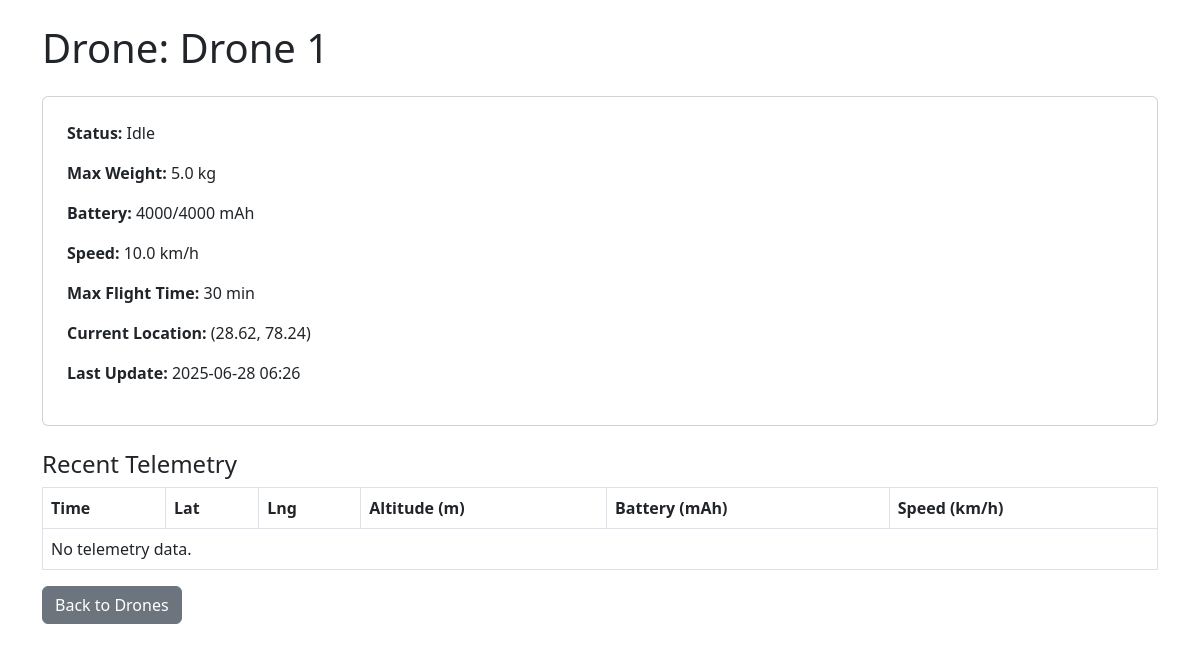
The page /drone/drones/1/ on the database as committed earlier.
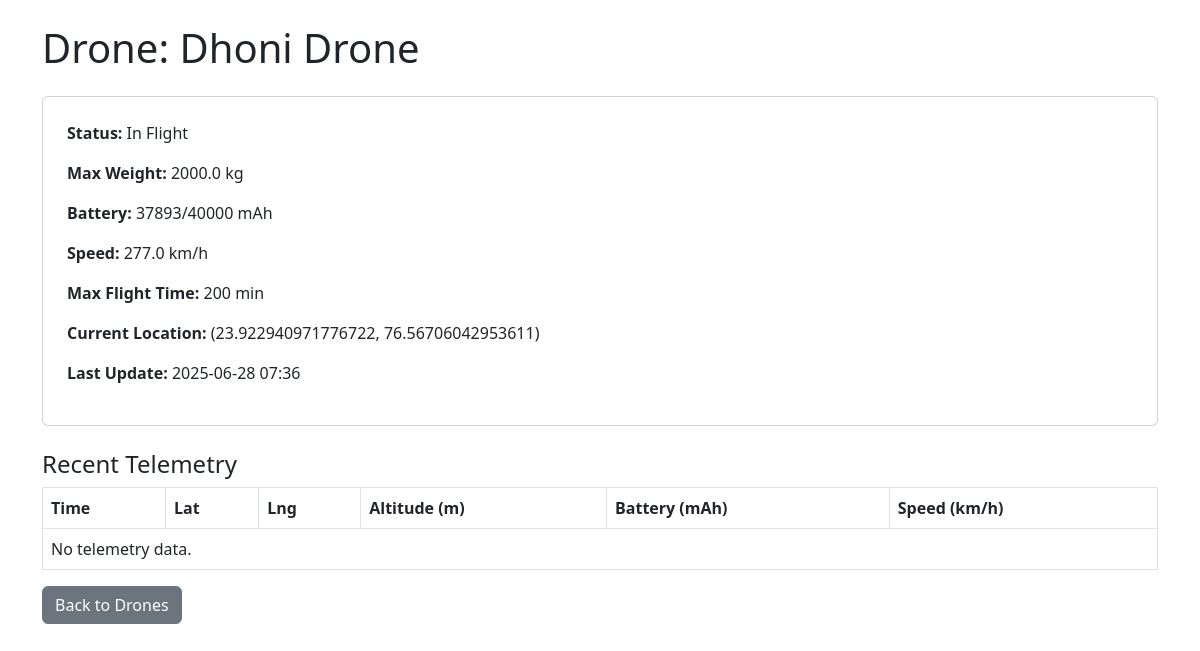
The same page on the database as committed later.
### inventory/models.py (models this page shows, shortened)
class Drone(models.Model):
    STATUS_CHOICES = [
        ('idle', 'Idle'),
        ('charging', 'Charging'),
        ('in_flight', 'In Flight'),
        ('maintenance', 'Maintenance'),
        ('offline', 'Offline'),
    ]
    name = models.CharField(max_length=100)
    max_weight_kg = models.FloatField()
    battery_capacity_mah = models.IntegerField()
    current_battery_mah = models.IntegerField()
    speed_kmph = models.FloatField()
    max_flight_time_min = models.IntegerField()
    altitude_m = models.FloatField(default=0)
    status = models.CharField(max_length=20, choices=STATUS_CHOICES, default='idle')
    current_lat = models.FloatField(null=True, blank=True)
    current_lng = models.FloatField(null=True, blank=True)
    last_update = models.DateTimeField(auto_now=True)

### inventory/views.py (the view)
# urls.py: path('drones/<int:drone_id>/', views.drone_detail, name='drone_detail'),
def drone_detail(request, drone_id):
    drone = get_object_or_404(Drone, id=drone_id)
    return render(request, 'drone/drone_detail.html', {'drone': drone})

### templates/drone/drone_detail.html (shortened to what this page needs)
<!DOCTYPE html>
<html>
<head>
    <link rel="stylesheet" href="https://cdn.jsdelivr.net/npm/bootstrap@5.3.0/dist/css/bootstrap.min.css">
</head>
<body class="container py-4">
    <h1 class="mb-4">Drone: {{ drone.name }}</h1>
    <div class="card p-4 mb-4">
        <p><strong>Status:</strong> {{ drone.get_status_display }}</p>
        <p><strong>Max Weight:</strong> {{ drone.max_weight_kg }} kg</p>
        <p><strong>Battery:</strong> {{ drone.current_battery_mah }}/{{ drone.battery_capacity_mah }} mAh</p>
        <p><strong>Speed:</strong> {{ drone.speed_kmph }} km/h</p>
        <p><strong>Max Flight Time:</strong> {{ drone.max_flight_time_min }} min</p>
        <p><strong>Current Location:</strong> ({{ drone.current_lat }}, {{ drone.current_lng }})</p>
        <p><strong>Last Update:</strong> {{ drone.last_update|date:"Y-m-d H:i" }}</p>
    </div>
    <h4>Recent Telemetry</h4>
    <table class="table table-bordered">
        <thead>
            <tr>
                <th>Time</th>
                <th>Lat</th>
                <th>Lng</th>
                <th>Altitude (m)</th>
                <th>Battery (mAh)</th>
                <th>Speed (km/h)</th>
            </tr>
        </thead>
        <tbody>
        {% for t in drone.telemetry.all|slice:":10" %}
            <tr>
                <td>{{ t.timestamp|date:"Y-m-d H:i:s" }}</td>
                <td>{{ t.latitude }}</td>
                <td>{{ t.longitude }}</td>
                <td>{{ t.altitude_m }}</td>
                <td>{{ t.battery_mah }}</td>
                <td>{{ t.speed_kmph }}</td>
            </tr>
        {% empty %}
            <tr>
                <td colspan="6">No telemetry data.</td>
            </tr>
        {% endfor %}
        </tbody>
    </table>
    <a href="{% url 'drone_list' %}" class="btn btn-secondary">Back to Drones</a>
</body>
</html>

Rows that differ between the two databases and show on the page:
changed Drone: name "Drone 1" → "Dhoni Drone"; status "Idle" → "In Flight"; max_weight_kg "5.0" → "2000.0"; current_battery_mah "4000" → "37893"; battery_capacity_mah "4000" → "40000"; speed_kmph "10.0" → "277.0"; max_flight_time_min "30" → "200"; current_lat "28.62" → "23.922940971776722"; current_lng "78.24" → "76.56706042953611"; last_update "2025-06-28 06:26" → "2025-06-28 07:36"
